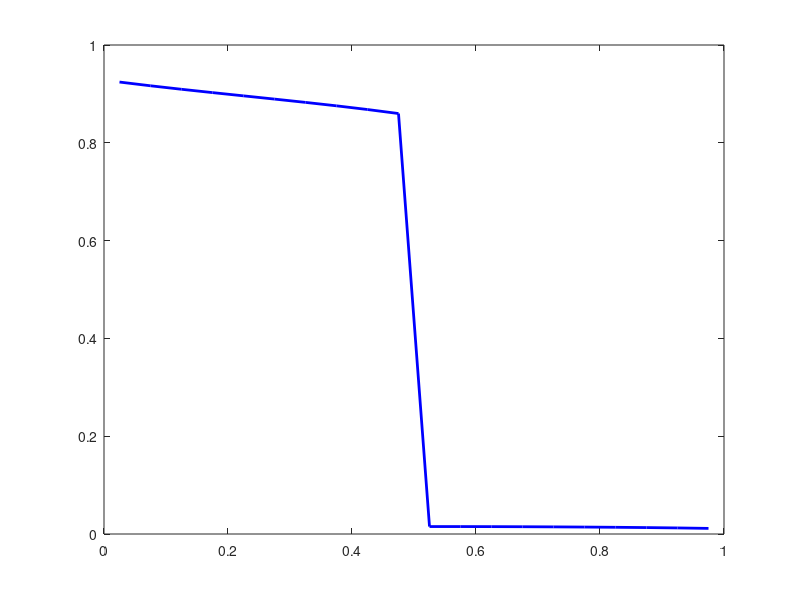

MATLAB code for this plot: (Note: this script raises an error after producing the figure.)
clc;clear all;close all

%%

load Tempcell_ref_20.dat;

load Tempcell_ref_50.dat;

load Tempcell_ref_220.dat;

plot(Tempcell_ref_20(:,1)/20e-9,Tempcell_ref_20(:,4),'b','LineWidth',2);
hold on

load 20/Tempcell.dat;

scatter(Tempcell(:,2)/20e-9,Tempcell(:,4),80,'r');
hold on

plot(Tempcell_ref_50(:,1)/50e-9,Tempcell_ref_50(:,4),'b','LineWidth',2);
hold on

plot(Tempcell_ref_220(:,1)/220e-9,Tempcell_ref_220(:,4),'b','LineWidth',2);
hold on



load 50/Tempcell.dat;

scatter(Tempcell(:,2)/50e-9,Tempcell(:,4),80,'r');
hold on

load 220/Tempcell.dat;

scatter(Tempcell(:,2)/220e-9,Tempcell(:,4),80,'r');
hold on

legend('Ran et al','Present','FontSize',24,'Location','best');
legend boxoff

xlabel('X*','FontSize',24);

ylabel('T*','FontSize',24);

set(gca,'FontSize',24);

text(0.5,0.9,'L=20 nm','FontSize',24)

text(0.5,0.8,'L=50 nm','FontSize',24)

text(0.5,0.6,'L=220 nm','FontSize',24)

box on
